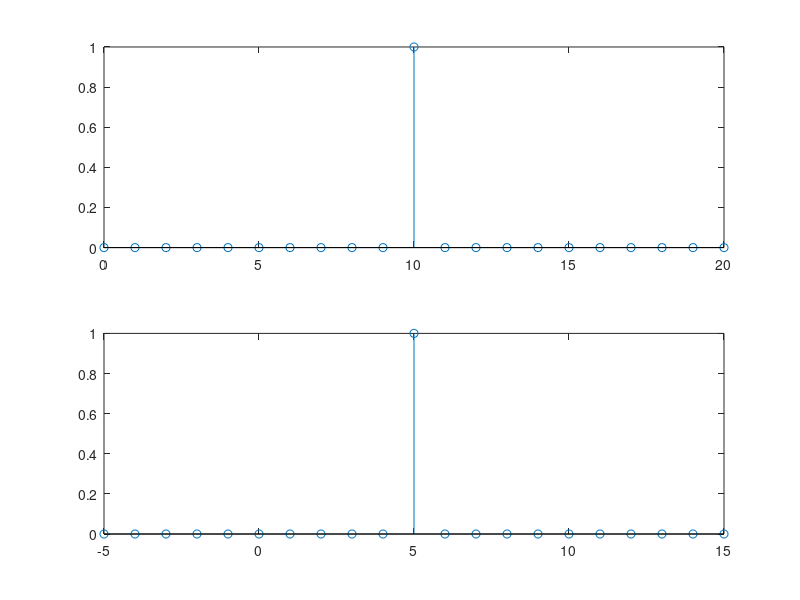

Source code (MATLAB):
z=[0,0,0,0,0,0,0,0,0,0,1,0,0,0,0,0,0,0,0,0,0]
n=0:20;
m=-5:15;
subplot(2,1,1), stem(n,z)
%reprezentarea grafica in prima fereastra a lui z in functie de n
subplot(2,1,2), stem(m,z)
%reprezentarea grafica in a doua fereastra a lui z in functie de m
